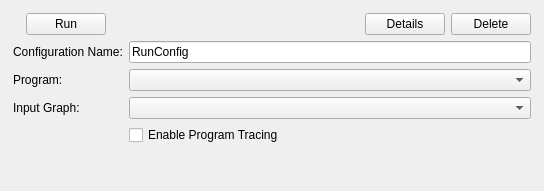
<?xml version="1.0" encoding="UTF-8"?>
<ui version="4.0">
 <class>RunConfiguration</class>
 <widget class="QWidget" name="RunConfiguration">
  <property name="geometry">
   <rect>
    <x>0</x>
    <y>0</y>
    <width>544</width>
    <height>191</height>
   </rect>
  </property>
  <property name="windowTitle">
   <string>Form</string>
  </property>
  <layout class="QHBoxLayout" name="horizontalLayout_2">
   <property name="leftMargin">
    <number>4</number>
   </property>
   <property name="topMargin">
    <number>4</number>
   </property>
   <property name="rightMargin">
    <number>4</number>
   </property>
   <property name="bottomMargin">
    <number>4</number>
   </property>
   <item>
    <widget class="QWidget" name="container" native="true">
     <layout class="QVBoxLayout" name="verticalLayout">
      <item>
       <layout class="QHBoxLayout" name="horizontalLayout">
        <item>
         <widget class="QLabel" name="arrowImage">
          <property name="sizePolicy">
           <sizepolicy hsizetype="Preferred" vsizetype="Fixed">
            <horstretch>0</horstretch>
            <verstretch>0</verstretch>
           </sizepolicy>
          </property>
          <property name="text">
           <string/>
          </property>
          <property name="pixmap">
           <pixmap resource="icons.qrc">:/icons/bullet_arrow_right.png</pixmap>
          </property>
         </widget>
        </item>
        <item>
         <widget class="QPushButton" name="runButton">
          <property name="text">
           <string>Run</string>
          </property>
          <property name="icon">
           <iconset resource="icons.qrc">
            <normaloff>:/icons/small_gear.png</normaloff>:/icons/small_gear.png</iconset>
          </property>
         </widget>
        </item>
        <item>
         <spacer name="horizontalSpacer">
          <property name="orientation">
           <enum>Qt::Horizontal</enum>
          </property>
          <property name="sizeHint" stdset="0">
           <size>
            <width>40</width>
            <height>20</height>
           </size>
          </property>
         </spacer>
        </item>
        <item>
         <widget class="QPushButton" name="detailsButton">
          <property name="text">
           <string>Details</string>
          </property>
          <property name="icon">
           <iconset resource="icons.qrc">
            <normaloff>:/icons/small_wrench.png</normaloff>:/icons/small_wrench.png</iconset>
          </property>
         </widget>
        </item>
        <item>
         <widget class="QPushButton" name="deleteButton">
          <property name="enabled">
           <bool>true</bool>
          </property>
          <property name="text">
           <string>Delete</string>
          </property>
          <property name="icon">
           <iconset resource="icons.qrc">
            <normaloff>:/icons/small_delete.png</normaloff>:/icons/small_delete.png</iconset>
          </property>
         </widget>
        </item>
       </layout>
      </item>
      <item>
       <widget class="QWidget" name="detailsWidget" native="true">
        <layout class="QFormLayout" name="formLayout">
         <property name="horizontalSpacing">
          <number>6</number>
         </property>
         <property name="verticalSpacing">
          <number>6</number>
         </property>
         <property name="leftMargin">
          <number>0</number>
         </property>
         <property name="topMargin">
          <number>0</number>
         </property>
         <property name="rightMargin">
          <number>0</number>
         </property>
         <property name="bottomMargin">
          <number>0</number>
         </property>
         <item row="0" column="0">
          <widget class="QLabel" name="configurationNameLabel">
           <property name="text">
            <string>Configuration Name:</string>
           </property>
          </widget>
         </item>
         <item row="0" column="1">
          <widget class="QLineEdit" name="configurationNameEdit">
           <property name="text">
            <string>RunConfig</string>
           </property>
          </widget>
         </item>
         <item row="1" column="0">
          <widget class="QLabel" name="programLabel">
           <property name="text">
            <string>Program:</string>
           </property>
          </widget>
         </item>
         <item row="1" column="1">
          <widget class="QComboBox" name="programCombo"/>
         </item>
         <item row="3" column="0">
          <widget class="QLabel" name="targetGraphLabel">
           <property name="text">
            <string>Input Graph:</string>
           </property>
          </widget>
         </item>
         <item row="3" column="1">
          <widget class="QComboBox" name="targetGraphCombo"/>
         </item>
         <item row="4" column="1">
          <widget class="QCheckBox" name="programTracingCheckbox">
           <property name="text">
            <string>Enable Program Tracing</string>
           </property>
          </widget>
         </item>
        </layout>
       </widget>
      </item>
     </layout>
    </widget>
   </item>
  </layout>
 </widget>
 <resources>
  <include location="icons.qrc"/>
 </resources>
 <connections>
  <connection>
   <sender>detailsButton</sender>
   <signal>pressed()</signal>
   <receiver>RunConfiguration</receiver>
   <slot>toggleDetails()</slot>
   <hints>
    <hint type="sourcelabel">
     <x>500</x>
     <y>33</y>
    </hint>
    <hint type="destinationlabel">
     <x>587</x>
     <y>10</y>
    </hint>
   </hints>
  </connection>
  <connection>
   <sender>runButton</sender>
   <signal>pressed()</signal>
   <receiver>RunConfiguration</receiver>
   <slot>runConfiguration()</slot>
   <hints>
    <hint type="sourcelabel">
     <x>20</x>
     <y>20</y>
    </hint>
    <hint type="destinationlabel">
     <x>20</x>
     <y>20</y>
    </hint>
   </hints>
  </connection>
 </connections>
 <slots>
  <slot>toggleDetails()</slot>
  <slot>runConfiguration()</slot>
  <slot>viewResult()</slot>
 </slots>
</ui>
